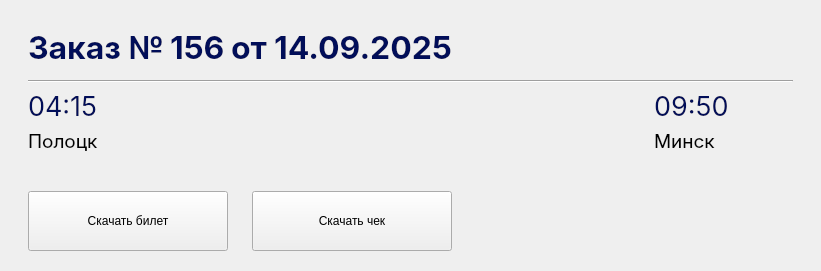
                  <widget class="QWidget" name="roundedWidget_10" native="true">
                   <property name="sizePolicy">
                    <sizepolicy hsizetype="Preferred" vsizetype="Fixed">
                     <horstretch>0</horstretch>
                     <verstretch>0</verstretch>
                    </sizepolicy>
                   </property>
                   <property name="minimumSize">
                    <size>
                     <width>821</width>
                     <height>271</height>
                    </size>
                   </property>
                   <property name="maximumSize">
                    <size>
                     <width>821</width>
                     <height>271</height>
                    </size>
                   </property>
                   <layout class="QVBoxLayout" name="verticalLayout_88">
                    <property name="leftMargin">
                     <number>28</number>
                    </property>
                    <property name="topMargin">
                     <number>20</number>
                    </property>
                    <property name="rightMargin">
                     <number>28</number>
                    </property>
                    <property name="bottomMargin">
                     <number>20</number>
                    </property>
                    <item>
                     <layout class="QHBoxLayout" name="horizontalLayout_72">
                      <item>
                       <layout class="QHBoxLayout" name="horizontalLayout_73">
                        <item>
                         <widget class="QLabel" name="label_68">
                          <property name="font">
                           <font>
                            <family>Inter</family>
                            <pointsize>24</pointsize>
                            <weight>75</weight>
                            <bold>true</bold>
                           </font>
                          </property>
                          <property name="styleSheet">
                           <string notr="true">color: #010E59;</string>
                          </property>
                          <property name="text">
                           <string>Заказ №</string>
                          </property>
                         </widget>
                        </item>
                        <item>
                         <widget class="QLabel" name="orderNumber_7">
                          <property name="font">
                           <font>
                            <family>Inter</family>
                            <pointsize>24</pointsize>
                            <weight>75</weight>
                            <bold>true</bold>
                           </font>
                          </property>
                          <property name="styleSheet">
                           <string notr="true">color: #010E59;</string>
                          </property>
                          <property name="text">
                           <string>156</string>
                          </property>
                         </widget>
                        </item>
                       </layout>
                      </item>
                      <item>
                       <layout class="QHBoxLayout" name="horizontalLayout_74">
                        <item>
                         <widget class="QLabel" name="label_69">
                          <property name="font">
                           <font>
                            <family>Inter</family>
                            <pointsize>24</pointsize>
                            <weight>75</weight>
                            <bold>true</bold>
                           </font>
                          </property>
                          <property name="styleSheet">
                           <string notr="true">color: #010E59;</string>
                          </property>
                          <property name="text">
                           <string>от</string>
                          </property>
                         </widget>
                        </item>
                        <item>
                         <widget class="QLabel" name="orderDate_7">
                          <property name="font">
                           <font>
                            <family>Inter</family>
                            <pointsize>24</pointsize>
                            <weight>75</weight>
                            <bold>true</bold>
                           </font>
                          </property>
                          <property name="styleSheet">
                           <string notr="true">color: #010E59;</string>
                          </property>
                          <property name="text">
                           <string>14.09.2025</string>
                          </property>
                         </widget>
                        </item>
                       </layout>
                      </item>
                      <item>
                       <spacer name="horizontalSpacer_44">
                        <property name="orientation">
                         <enum>Qt::Horizontal</enum>
                        </property>
                        <property name="sizeHint" stdset="0">
                         <size>
                          <width>40</width>
                          <height>20</height>
                         </size>
                        </property>
                       </spacer>
                      </item>
                     </layout>
                    </item>
                    <item>
                     <widget class="Line" name="line_18">
                      <property name="orientation">
                       <enum>Qt::Horizontal</enum>
                      </property>
                     </widget>
                    </item>
                    <item>
                     <layout class="QHBoxLayout" name="horizontalLayout_75">
                      <property name="spacing">
                       <number>12</number>
                      </property>
                      <property name="leftMargin">
                       <number>0</number>
                      </property>
                      <property name="topMargin">
                       <number>0</number>
                      </property>
                      <property name="bottomMargin">
                       <number>32</number>
                      </property>
                      <item>
                       <layout class="QVBoxLayout" name="verticalLayout_89">
                        <property name="spacing">
                         <number>6</number>
                        </property>
                        <item>
                         <widget class="QLabel" name="orderDepartureTime_7">
                          <property name="sizePolicy">
                           <sizepolicy hsizetype="Fixed" vsizetype="Preferred">
                            <horstretch>0</horstretch>
                            <verstretch>0</verstretch>
                           </sizepolicy>
                          </property>
                          <property name="font">
                           <font>
                            <family>Inter</family>
                            <pointsize>20</pointsize>
                           </font>
                          </property>
                          <property name="styleSheet">
                           <string notr="true">color: #010E59;</string>
                          </property>
                          <property name="text">
                           <string>04:15</string>
                          </property>
                         </widget>
                        </item>
                        <item>
                         <widget class="QLabel" name="label_70">
                          <property name="font">
                           <font>
                            <family>Inter</family>
                            <pointsize>14</pointsize>
                           </font>
                          </property>
                          <property name="text">
                           <string>Полоцк</string>
                          </property>
                         </widget>
                        </item>
                       </layout>
                      </item>
                      <item>
                       <spacer name="horizontalSpacer_45">
                        <property name="orientation">
                         <enum>Qt::Horizontal</enum>
                        </property>
                        <property name="sizeHint" stdset="0">
                         <size>
                          <width>40</width>
                          <height>20</height>
                         </size>
                        </property>
                       </spacer>
                      </item>
                      <item>
                       <layout class="QVBoxLayout" name="verticalLayout_90">
                        <property name="spacing">
                         <number>6</number>
                        </property>
                        <property name="rightMargin">
                         <number>64</number>
                        </property>
                        <item>
                         <widget class="QLabel" name="orderArivingTime_7">
                          <property name="sizePolicy">
                           <sizepolicy hsizetype="Fixed" vsizetype="Preferred">
                            <horstretch>0</horstretch>
                            <verstretch>0</verstretch>
                           </sizepolicy>
                          </property>
                          <property name="font">
                           <font>
                            <family>Inter</family>
                            <pointsize>20</pointsize>
                           </font>
                          </property>
                          <property name="styleSheet">
                           <string notr="true">color: #010E59;</string>
                          </property>
                          <property name="text">
                           <string>09:50</string>
                          </property>
                         </widget>
                        </item>
                        <item>
                         <widget class="QLabel" name="label_71">
                          <property name="font">
                           <font>
                            <family>Inter</family>
                            <pointsize>14</pointsize>
                           </font>
                          </property>
                          <property name="text">
                           <string>Минск</string>
                          </property>
                         </widget>
                        </item>
                       </layout>
                      </item>
                     </layout>
                    </item>
                    <item>
                     <layout class="QHBoxLayout" name="horizontalLayout_76">
                      <property name="spacing">
                       <number>24</number>
                      </property>
                      <item>
                       <widget class="QPushButton" name="pushButton_10">
                        <property name="minimumSize">
                         <size>
                          <width>200</width>
                          <height>60</height>
                         </size>
                        </property>
                        <property name="maximumSize">
                         <size>
                          <width>200</width>
                          <height>60</height>
                         </size>
                        </property>
                        <property name="cursor">
                         <cursorShape>PointingHandCursor</cursorShape>
                        </property>
                        <property name="text">
                         <string>Скачать билет</string>
                        </property>
                       </widget>
                      </item>
                      <item>
                       <widget class="QPushButton" name="unfilledPushButton_downloadTicket_7">
                        <property name="minimumSize">
                         <size>
                          <width>200</width>
                          <height>60</height>
                         </size>
                        </property>
                        <property name="maximumSize">
                         <size>
                          <width>200</width>
                          <height>60</height>
                         </size>
                        </property>
                        <property name="cursor">
                         <cursorShape>PointingHandCursor</cursorShape>
                        </property>
                        <property name="text">
                         <string>Скачать чек</string>
                        </property>
                       </widget>
                      </item>
                      <item>
                       <spacer name="horizontalSpacer_46">
                        <property name="orientation">
                         <enum>Qt::Horizontal</enum>
                        </property>
                        <property name="sizeHint" stdset="0">
                         <size>
                          <width>40</width>
                          <height>20</height>
                         </size>
                        </property>
                       </spacer>
                      </item>
                     </layout>
                    </item>
                   </layout>
                  </widget>
